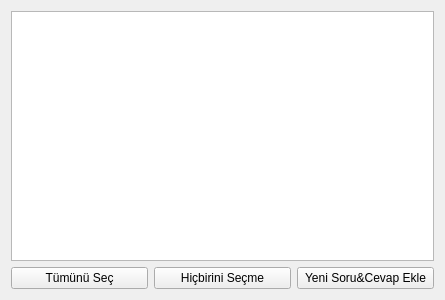
<?xml version="1.0" encoding="UTF-8"?>
<ui version="4.0">
 <class>AddqaForm</class>
 <widget class="QWidget" name="AddqaForm">
  <property name="geometry">
   <rect>
    <x>0</x>
    <y>0</y>
    <width>445</width>
    <height>300</height>
   </rect>
  </property>
  <property name="windowTitle">
   <string>Form</string>
  </property>
  <layout class="QVBoxLayout" name="verticalLayout">
   <item>
    <widget class="QTableView" name="tableView">
     <property name="alternatingRowColors">
      <bool>true</bool>
     </property>
    </widget>
   </item>
   <item>
    <layout class="QHBoxLayout" name="horizontalLayout">
     <item>
      <widget class="QPushButton" name="pushButton">
       <property name="text">
        <string>Tümünü Seç</string>
       </property>
      </widget>
     </item>
     <item>
      <widget class="QPushButton" name="pushButton_2">
       <property name="text">
        <string>Hiçbirini Seçme</string>
       </property>
      </widget>
     </item>
     <item>
      <widget class="QPushButton" name="addqaButton">
       <property name="text">
        <string>Yeni Soru&amp;&amp;Cevap Ekle</string>
       </property>
      </widget>
     </item>
    </layout>
   </item>
  </layout>
 </widget>
 <resources/>
 <connections/>
</ui>
